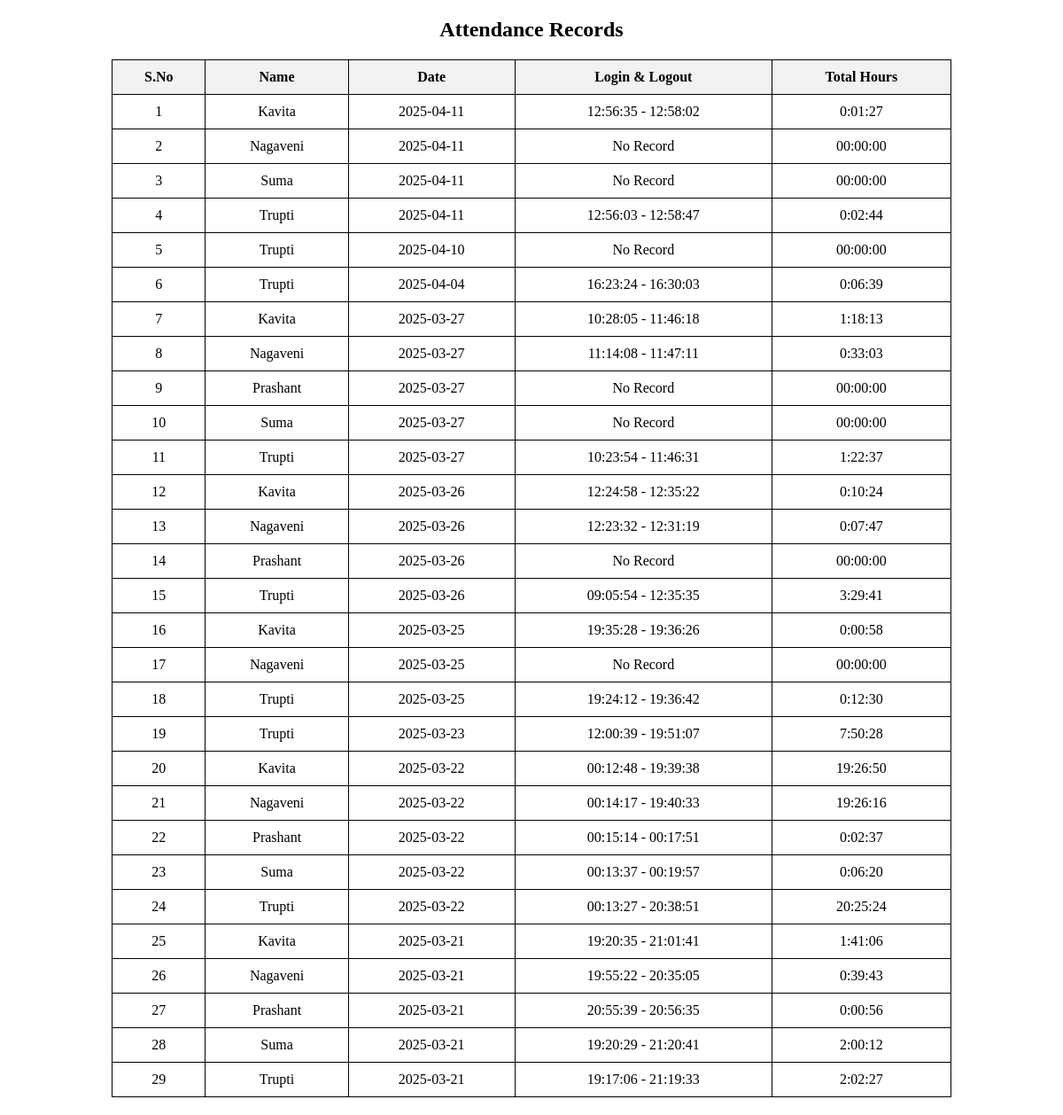
The page / on the database its author committed.
### tables this page shows
CREATE TABLE attendance (
            id INTEGER PRIMARY KEY AUTOINCREMENT,
            name TEXT NOT NULL,
            day TEXT NOT NULL,  -- Date of attendance entry
            login_logout TEXT NOT NULL,  -- Stores all login/logout times in one row per day
            total_hours TEXT NOT NULL,    -- Stores total hours for the day
            UNIQUE(name, day)  -- Ensure each student has only one row per day
        );

### app.py (the view)
@app.route('/')
def index():
    records = fetch_attendance()
    print("[DEBUG] Attendance Data:", records)
    return render_template('attendance.html', attendance=records)
    app.run(host="0.0.0.0", port=5000)

### templates/attendance.html (shortened to what this page needs)
<!DOCTYPE html>
<html lang="en">
<head>
</head>
<body>
    <h2 style="text-align:center;">Attendance Records</h2>
    <table>
        <tr>
            <th>S.No</th>
            <th>Name</th>
            <th>Date</th>
            <th>Login & Logout</th>
            <th>Total Hours</th>
        </tr>
        {% for row in attendance %}
        <tr>
            <td>{{ row[0] }}</td>
            <td>{{ row[1] }}</td>
            <td>{{ row[2] }}</td>
            <td>{{ row[3] }}</td>
            <td>{{ row[4] }}</td>
        </tr>
        {% endfor %}
    </table>
</body>
</html>

### templates/attendance.html (style rules this page uses)
table { width: 80%; margin: 20px auto; border-collapse: collapse; }
th, td { border: 1px solid black; padding: 10px; text-align: center; }
th { background-color: #f2f2f2; }

### rows shown on the page
attendance: row "1", name "Kavita", day "2025-04-11", row "12:56:35 - 12:58:02", total_hours "0:01:27"
attendance: row "2", name "Nagaveni", day "2025-04-11", row "No Record", total_hours "00:00:00"
attendance: row "3", name "Suma", day "2025-04-11", row "No Record", total_hours "00:00:00"
attendance: row "4", name "Trupti", day "2025-04-11", row "12:56:03 - 12:58:47", row "0:02:44"
attendance: row "5", name "Trupti", day "2025-04-10", row "No Record", total_hours "00:00:00"
attendance: row "6", name "Trupti", day "2025-04-04", row "16:23:24 - 16:30:03", row "0:06:39"
attendance: row "7", name "Kavita", day "2025-03-27", row "10:28:05 - 11:46:18", row "1:18:13"
attendance: row "8", name "Nagaveni", day "2025-03-27", row "11:14:08 - 11:47:11", total_hours "0:33:03"
attendance: row "9", name "Prashant", day "2025-03-27", row "No Record", total_hours "00:00:00"
attendance: row "10", name "Suma", day "2025-03-27", row "No Record", total_hours "00:00:00"
attendance: row "11", name "Trupti", day "2025-03-27", row "10:23:54 - 11:46:31", row "1:22:37"
attendance: row "12", name "Kavita", day "2025-03-26", row "12:24:58 - 12:35:22", row "0:10:24"
attendance: row "13", name "Nagaveni", day "2025-03-26", row "12:23:32 - 12:31:19", row "0:07:47"
attendance: row "14", name "Prashant", day "2025-03-26", row "No Record", total_hours "00:00:00"
attendance: id "15", name "Trupti", day "2025-03-26", row "09:05:54 - 12:35:35", row "3:29:41"
attendance: row "16", name "Kavita", day "2025-03-25", row "19:35:28 - 19:36:26", total_hours "0:00:58"
attendance: row "17", name "Nagaveni", day "2025-03-25", row "No Record", total_hours "00:00:00"
attendance: row "18", name "Trupti", day "2025-03-25", row "19:24:12 - 19:36:42", row "0:12:30"
attendance: row "19", name "Trupti", day "2025-03-23", row "12:00:39 - 19:51:07", row "7:50:28"
attendance: row "20", name "Kavita", day "2025-03-22", row "00:12:48 - 19:39:38", row "19:26:50"
attendance: row "21", name "Nagaveni", day "2025-03-22", row "00:14:17 - 19:40:33", row "19:26:16"
attendance: row "22", name "Prashant", day "2025-03-22", row "00:15:14 - 00:17:51", total_hours "0:02:37"
attendance: row "23", name "Suma", day "2025-03-22", row "00:13:37 - 00:19:57", total_hours "0:06:20"
attendance: row "24", name "Trupti", day "2025-03-22", row "00:13:27 - 20:38:51", row "20:25:24"
attendance: row "25", name "Kavita", day "2025-03-21", row "19:20:35 - 21:01:41", row "1:41:06"
attendance: row "26", name "Nagaveni", day "2025-03-21", row "19:55:22 - 20:35:05", total_hours "0:39:43"
attendance: row "27", name "Prashant", day "2025-03-21", row "20:55:39 - 20:56:35", total_hours "0:00:56"
attendance: row "28", name "Suma", day "2025-03-21", row "19:20:29 - 21:20:41", row "2:00:12"
attendance: row "29", name "Trupti", day "2025-03-21", row "19:17:06 - 21:19:33", row "2:02:27"
